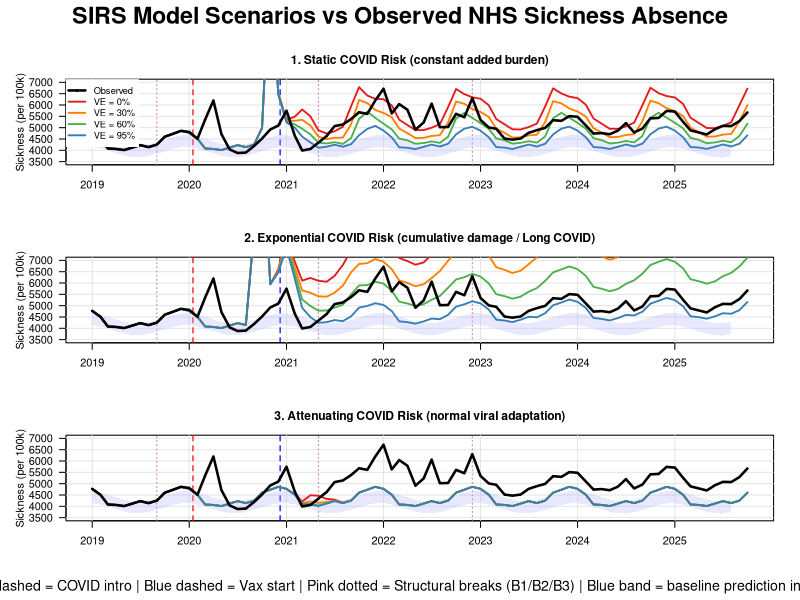
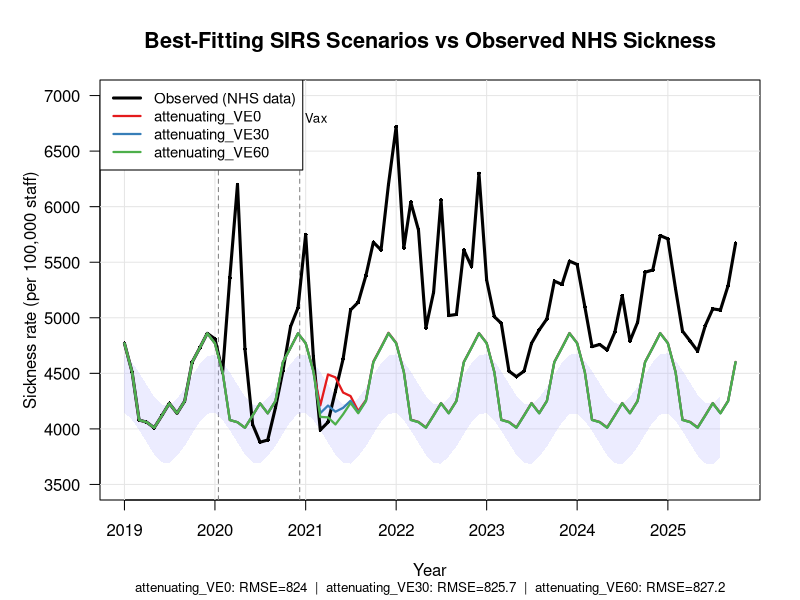
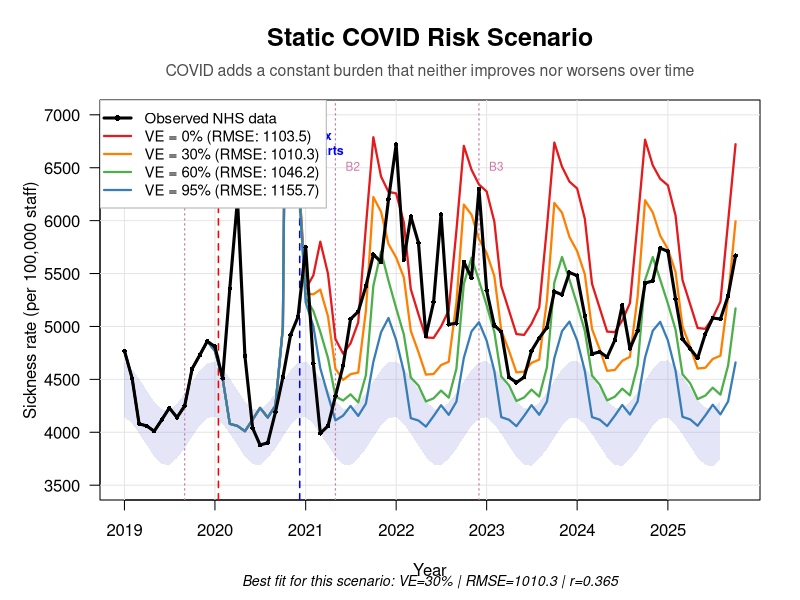
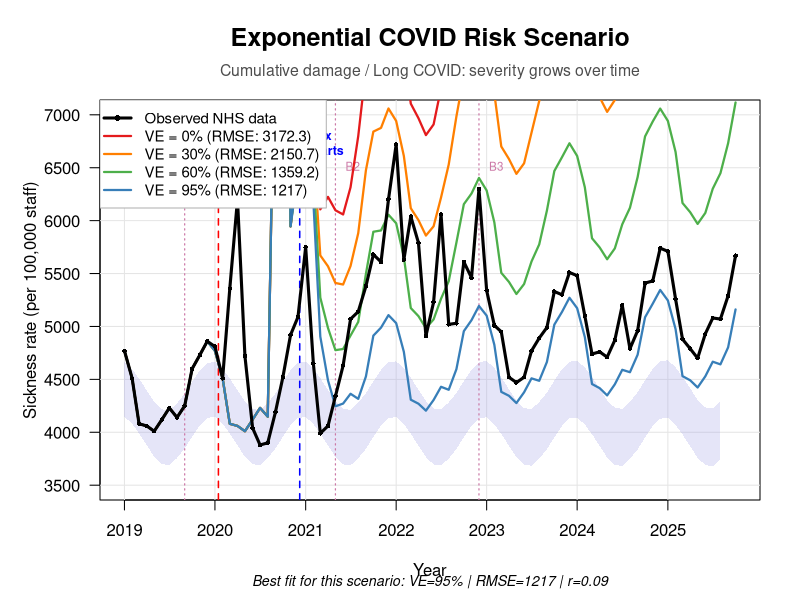
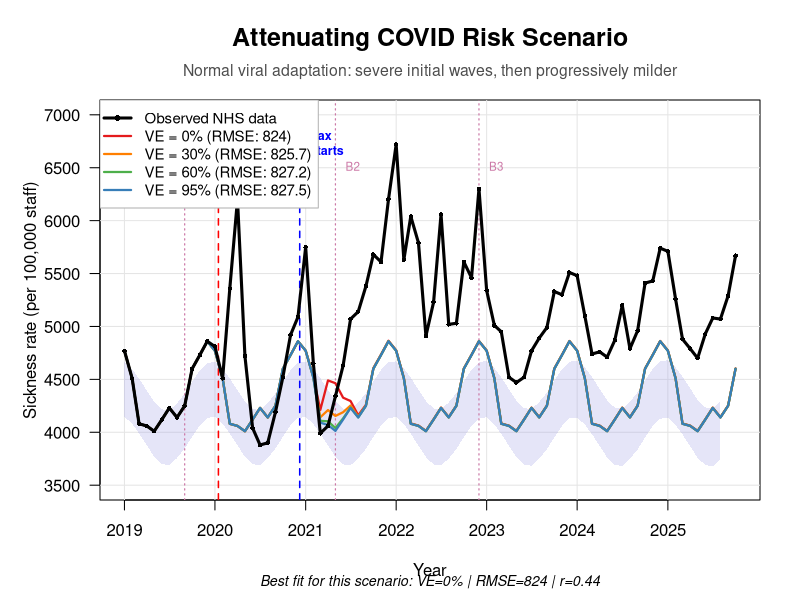

Write the R code that produced these figures, in order.
# =============================================================================
# SIRS Scenario Simulation for NHS Sickness Absence Analysis
# Uses ACTUAL NHS observed data
# =============================================================================
#
# Tests three COVID hypotheses:
#   1. "static"      - COVID adds a constant risk factor
#   2. "exponential" - COVID risk grows (Long COVID / cumulative damage)
#   3. "attenuating" - Normal viral evolution (severe first, then milder)
#
# Combined with four vaccine efficacy scenarios: 0%, 30%, 60%, 95%
#
# =============================================================================

# =============================================================================
# SECTION 1: Load Actual Observed Data
# =============================================================================

cat("Loading observed NHS sickness data...\n")

# Read the actual sickness data
obs_raw <- read.csv("data/sickness_roll6_prediction_band_2020_2026.csv", 
                    stringsAsFactors = FALSE)

observed <- data.frame(
  month = as.Date(paste0(obs_raw$month, "-01")),
  sickness_obs = as.numeric(obs_raw$sickness_rate_100k),
  sickness_roll6 = as.numeric(obs_raw$sickness_roll6_100k),
  pred_low = as.numeric(obs_raw$sickness_pred_low_100k),
  pred_high = as.numeric(obs_raw$sickness_pred_high_100k)
)
observed <- observed[!is.na(observed$month), ]

cat("  Loaded", nrow(observed), "months of observed data\n")
cat("  Range:", format(min(observed$month)), "to", format(max(observed$month)), "\n")
cat("  Sickness range:", round(min(observed$sickness_obs, na.rm=TRUE)), "-", 
    round(max(observed$sickness_obs, na.rm=TRUE)), "per 100k\n\n")

# Also load the merged data with positivity/doses for reference
merged_raw <- read.csv("data/nhs_sickness_orgtype_vax_pos_merged_monthly_2019_2024.csv",
                       stringsAsFactors = FALSE)
merged <- data.frame(
  month = as.Date(paste0(merged_raw$month_yyyy_mm, "-01")),
  total_rate = as.numeric(merged_raw$total_rate_100k),
  doses = as.numeric(merged_raw$total_doses),
  positivity = as.numeric(merged_raw$pos_monthly)
)
merged$doses[is.na(merged$doses)] <- 0

# =============================================================================
# SECTION 2: Calibration from observed baseline
# =============================================================================

# Key dates
COVID_INTRO <- as.Date("2020-01-15")
VAX_START <- as.Date("2020-12-08")
B1_DATE <- as.Date("2019-09-01")
B2_DATE <- as.Date("2021-05-01")
B3_DATE <- as.Date("2022-12-01")

# Calculate baseline parameters from 2019 data (before COVID disruption)
baseline_data <- observed[observed$month < as.Date("2020-01-01"), ]
BASELINE_MEAN <- mean(baseline_data$sickness_obs, na.rm = TRUE)

# Monthly seasonal effects from 2019 data
month_avgs <- aggregate(sickness_obs ~ format(month, "%m"), data = baseline_data, FUN = mean)
names(month_avgs) <- c("month_num", "avg")
month_avgs$month_num <- as.integer(month_avgs$month_num)
month_avgs <- month_avgs[order(month_avgs$month_num), ]

# Center around mean to get seasonal deviations
MONTH_EFFECTS <- month_avgs$avg - BASELINE_MEAN
names(MONTH_EFFECTS) <- month_avgs$month_num

cat("Baseline parameters (from 2019 data):\n")
cat("  Mean:", round(BASELINE_MEAN), "per 100k\n")
cat("  Seasonal amplitude:", round((max(MONTH_EFFECTS) - min(MONTH_EFFECTS))/2), "per 100k\n\n")

# =============================================================================
# SECTION 3: SIRS Model (Euler integration)
# =============================================================================

run_sirs <- function(
    start_date = as.Date("2019-01-01"),
    end_date = as.Date("2025-10-01"),
    covid_scenario = "attenuating",
    vax_eff_infection = 0.60,
    vax_eff_sickness = 0.70,
    vax_final = 0.92,
    # Epi parameters
    beta_base = 0.35,
    infectious_period = 8,
    immunity_duration = 120,
    # Scenario parameters
    growth_rate = 0.4,   # exponential: annual growth
    decay_rate = 0.6,    # attenuating: annual decay
    # Sickness scaling
    severity_acute = 35000,     # acute sickness per I
    severity_persistent = 800,  # persistent elevation per cumulative exposure
    seasonal_beta = 0.25        # seasonal variation in transmission
) {
  
  gamma <- 1 / infectious_period
  omega <- 1 / immunity_duration
  
  # Time setup
  days <- seq(start_date, end_date, by = "day")
  n_days <- length(days)
  
  t_covid <- as.numeric(COVID_INTRO - start_date)
  t_vax <- as.numeric(VAX_START - start_date)
  
  # State vectors
  S <- I <- R <- numeric(n_days)
  S[1] <- 0.999; I[1] <- 0.001; R[1] <- 0
  
  # Cumulative infection for persistent effects
  cumulative_I <- numeric(n_days)
  cumulative_I[1] <- I[1]
  
  # Euler integration
  for (t in 2:n_days) {
    day <- t - 1
    doy <- as.integer(format(days[t], "%j"))
    
    # Seasonal forcing
    seasonal <- 1 + seasonal_beta * cos(2 * pi * (doy - 15) / 365)
    
    # Beta based on scenario
    if (day < t_covid) {
      beta <- 0
    } else {
      days_since <- day - t_covid
      
      beta <- switch(covid_scenario,
        "static" = beta_base * seasonal,
        "exponential" = beta_base * seasonal * (1 + growth_rate * days_since / 365),
        "attenuating" = beta_base * seasonal * exp(-decay_rate * days_since / 365),
        beta_base * seasonal
      )
    }
    
    # Vaccination effect on transmission
    if (day >= t_vax) {
      days_vax <- day - t_vax
      vax_cov <- vax_final * plogis((days_vax - 90) / 30)
      # Vaccine reduces susceptibility
      beta <- beta * (1 - vax_cov * vax_eff_infection * 0.4)
    }
    
    # SIRS equations
    new_inf <- beta * S[t-1] * I[t-1]
    recovery <- gamma * I[t-1]
    waning <- omega * R[t-1]
    
    S[t] <- S[t-1] - new_inf + waning
    I[t] <- I[t-1] + new_inf - recovery
    R[t] <- R[t-1] + recovery - waning
    
    # Clamp and normalize
    S[t] <- max(0, min(1, S[t]))
    I[t] <- max(0, min(1, I[t]))
    R[t] <- max(0, min(1, R[t]))
    total <- S[t] + I[t] + R[t]
    if (total > 0) { S[t] <- S[t]/total; I[t] <- I[t]/total; R[t] <- R[t]/total }
    
    # Cumulative exposure
    cumulative_I[t] <- cumulative_I[t-1] + I[t]
  }
  
  # Build output dataframe
  out <- data.frame(
    date = days,
    month = as.Date(format(days, "%Y-%m-01")),
    S = S, I = I, R = R,
    cumulative_I = cumulative_I
  )
  
  # Add sickness calculation
  out$month_num <- as.integer(format(out$date, "%m"))
  out$baseline <- BASELINE_MEAN + MONTH_EFFECTS[out$month_num]
  
  # Vaccination coverage
  out$days_vax <- as.numeric(out$date - VAX_START)
  out$vax_cov <- ifelse(out$date < VAX_START, 0, 
                        vax_final * plogis((out$days_vax - 90) / 30))
  
  # Severity multiplier by scenario
  out$days_covid <- as.numeric(out$date - COVID_INTRO)
  out$severity_mult <- ifelse(out$date < COVID_INTRO, 0,
    switch(covid_scenario,
      "static" = 1,
      "exponential" = 1 + growth_rate * pmax(0, out$days_covid) / 365,
      "attenuating" = exp(-decay_rate * pmax(0, out$days_covid) / 365),
      1
    )
  )
  
  # COVID sickness components
  # 1. Acute: from current infections
  out$acute_covid <- out$I * severity_acute * out$severity_mult
  
  # 2. Persistent: from cumulative exposure (Long COVID / damage accumulation)
  out$persistent_covid <- switch(covid_scenario,
    "static" = pmin(out$cumulative_I / 365, 3) * severity_persistent,
    "exponential" = pmin(out$cumulative_I / 365, 5) * severity_persistent * 1.5,
    "attenuating" = pmin(out$cumulative_I / 365, 2) * severity_persistent * 0.5,
    0
  )
  
  # Vaccine reduces symptomatic illness
  out$covid_sickness <- (out$acute_covid + out$persistent_covid) * (1 - out$vax_cov * vax_eff_sickness)
  
  # Total sickness
  out$sickness <- out$baseline + out$covid_sickness
  
  # Aggregate to monthly
  monthly <- aggregate(
    cbind(sickness, baseline, covid_sickness, I, vax_cov) ~ month,
    data = out, FUN = mean
  )
  names(monthly) <- c("month", "sickness_rate", "baseline", "covid_contrib", "I_mean", "vax_cov")
  monthly$scenario <- covid_scenario
  monthly$vax_eff <- vax_eff_infection
  
  monthly
}

# =============================================================================
# SECTION 4: Run All Scenarios
# =============================================================================

cat("Running SIRS simulations...\n")

scenarios <- c("static", "exponential", "attenuating")
vax_effs <- c(0, 0.30, 0.60, 0.95)

all_results <- list()
idx <- 1

for (scen in scenarios) {
  for (ve in vax_effs) {
    label <- paste0(scen, "_VE", ve * 100)
    cat("  ", label, "\n")
    
    res <- run_sirs(
      covid_scenario = scen,
      vax_eff_infection = ve,
      vax_eff_sickness = min(ve + 0.10, 1.0)
    )
    res$scenario_label <- label
    all_results[[idx]] <- res
    idx <- idx + 1
  }
}

all_sims <- do.call(rbind, all_results)
cat("  Total scenarios:", length(unique(all_sims$scenario_label)), "\n\n")

# =============================================================================
# SECTION 5: Compute Fit Metrics
# =============================================================================

cat("Computing fit metrics against observed data...\n")

# Merge with observed
combined <- merge(all_sims, observed[, c("month", "sickness_obs")], by = "month")
combined <- combined[!is.na(combined$sickness_rate) & !is.na(combined$sickness_obs), ]

# Metrics by scenario
scenarios_list <- unique(combined$scenario_label)
metrics <- data.frame(
  scenario = character(),
  n = integer(),
  rmse = numeric(),
  mae = numeric(),
  bias = numeric(),
  corr = numeric(),
  stringsAsFactors = FALSE
)

for (s in scenarios_list) {
  d <- combined[combined$scenario_label == s, ]
  if (nrow(d) < 5) next
  
  err <- d$sickness_rate - d$sickness_obs
  metrics <- rbind(metrics, data.frame(
    scenario = s,
    n = nrow(d),
    rmse = round(sqrt(mean(err^2)), 1),
    mae = round(mean(abs(err)), 1),
    bias = round(mean(err), 1),
    corr = round(cor(d$sickness_rate, d$sickness_obs), 3)
  ))
}

metrics <- metrics[order(metrics$rmse), ]

cat("\n")
cat(paste(rep("=", 60), collapse = ""), "\n")
cat("FIT METRICS (sorted by RMSE - lower is better)\n")
cat(paste(rep("=", 60), collapse = ""), "\n\n")
print(metrics, row.names = FALSE)

# Best fit
best <- metrics[1, ]
cat("\n*** BEST FIT:", best$scenario, "***\n")
cat("    RMSE:", best$rmse, "| MAE:", best$mae, "| Correlation:", best$corr, "\n\n")

# Interpretation
cat("INTERPRETATION:\n")
if (grepl("attenuating", best$scenario)) {
  cat("  -> Best fit is ATTENUATING scenario: COVID behaves like a normal virus\n")
  cat("     (severe initial waves, then progressively milder as it adapts)\n")
} else if (grepl("exponential", best$scenario)) {
  cat("  -> Best fit is EXPONENTIAL scenario: cumulative damage / Long COVID\n")
  cat("     (severity grows over time, consistent with persistent harm)\n")
} else {
  cat("  -> Best fit is STATIC scenario: constant added risk\n")
  cat("     (COVID adds a fixed burden that neither improves nor worsens)\n")
}

ve_match <- regmatches(best$scenario, regexpr("VE[0-9]+", best$scenario))
if (length(ve_match) > 0) {
  ve_val <- as.numeric(gsub("VE", "", ve_match))
  if (ve_val >= 60) {
    cat("  -> High vaccine efficacy (", ve_val, "%) provides best fit\n")
  } else if (ve_val >= 30) {
    cat("  -> Moderate vaccine efficacy (", ve_val, "%) provides best fit\n")
  } else {
    cat("  -> LOW/NO vaccine efficacy (", ve_val, "%) provides best fit!\n")
    cat("     This suggests vaccines may not have reduced sickness as expected.\n")
  }
}

# Save metrics
write.csv(metrics, "data/sirs_fit_metrics_v1.csv", row.names = FALSE)

# =============================================================================
# SECTION 6: Generate Plots
# =============================================================================

cat("\nGenerating plots...\n")

# Color scheme
ve_colors <- c("0" = "#E41A1C", "30" = "#FF7F00", "60" = "#4DAF4A", "95" = "#377EB8")

# Plot 1: All scenarios faceted
png("sirs_scenarios_vs_observed_v1.png", width = 1400, height = 1100, res = 100)
par(mfrow = c(3, 1), mar = c(4, 5, 3, 2), oma = c(2, 0, 3, 0))

xlim <- as.Date(c("2019-01-01", "2025-10-01"))
ylim <- c(3500, 7000)

for (scen in c("static", "exponential", "attenuating")) {
  
  title <- switch(scen,
    "static" = "1. Static COVID Risk (constant added burden)",
    "exponential" = "2. Exponential COVID Risk (cumulative damage / Long COVID)",
    "attenuating" = "3. Attenuating COVID Risk (normal viral adaptation)"
  )
  
  plot(NA, xlim = xlim, ylim = ylim, xlab = "", ylab = "Sickness (per 100k)",
       main = title, xaxt = "n", las = 1, cex.main = 1.1)
  
  # X axis
  years <- 2019:2025
  axis(1, at = as.Date(paste0(years, "-01-01")), labels = years)
  
  # Grid
  abline(h = seq(3500, 7000, 500), col = "grey90")
  abline(v = as.Date(paste0(years, "-01-01")), col = "grey90")
  
  # Events
  abline(v = COVID_INTRO, col = "red", lty = 2, lwd = 1.2)
  abline(v = VAX_START, col = "blue", lty = 2, lwd = 1.2)
  abline(v = B1_DATE, col = "#CC79A7", lty = 3)
  abline(v = B2_DATE, col = "#CC79A7", lty = 3)
  abline(v = B3_DATE, col = "#CC79A7", lty = 3)
  
  # Prediction band
  pred_data <- observed[!is.na(observed$pred_low), ]
  polygon(c(pred_data$month, rev(pred_data$month)),
          c(pred_data$pred_low, rev(pred_data$pred_high)),
          col = rgb(0.7, 0.7, 1, 0.3), border = NA)
  
  # Simulated lines
  for (ve in c(0, 30, 60, 95)) {
    label <- paste0(scen, "_VE", ve)
    d <- all_sims[all_sims$scenario_label == label, ]
    if (nrow(d) > 0) {
      lines(d$month, d$sickness_rate, col = ve_colors[as.character(ve)], lwd = 1.8)
    }
  }
  
  # Observed (black, prominent)
  lines(observed$month, observed$sickness_obs, col = "black", lwd = 2.5)
  points(observed$month, observed$sickness_obs, col = "black", pch = 16, cex = 0.4)
  
  # Legend on first panel only
  if (scen == "static") {
    legend("topleft", 
           legend = c("Observed", "VE = 0%", "VE = 30%", "VE = 60%", "VE = 95%"),
           col = c("black", ve_colors),
           lwd = c(2.5, 1.8, 1.8, 1.8, 1.8),
           pch = c(16, NA, NA, NA, NA),
           pt.cex = 0.6,
           cex = 0.85, bg = "white", box.lty = 0)
  }
}

mtext("SIRS Model Scenarios vs Observed NHS Sickness Absence", 
      outer = TRUE, cex = 1.4, font = 2, line = 1)
mtext("Red dashed = COVID intro | Blue dashed = Vax start | Pink dotted = Structural breaks (B1/B2/B3) | Blue band = baseline prediction interval", 
      outer = TRUE, side = 1, cex = 0.85, line = 0.5)

dev.off()
cat("  Saved: sirs_scenarios_vs_observed_v1.png\n")

# Plot 2: Best fits comparison
png("sirs_best_fits_v1.png", width = 1400, height = 700, res = 100)
par(mar = c(5, 5, 4, 2))

top3 <- metrics$scenario[1:min(3, nrow(metrics))]
colors3 <- c("#E41A1C", "#377EB8", "#4DAF4A")

plot(NA, xlim = xlim, ylim = ylim, xlab = "Year", ylab = "Sickness rate (per 100,000 staff)",
     main = "Best-Fitting SIRS Scenarios vs Observed NHS Sickness",
     xaxt = "n", las = 1, cex.main = 1.3)

axis(1, at = as.Date(paste0(years, "-01-01")), labels = years)
abline(h = seq(3500, 7000, 500), col = "grey90")
abline(v = as.Date(paste0(years, "-01-01")), col = "grey90")

# Events
abline(v = COVID_INTRO, col = "grey50", lty = 2)
abline(v = VAX_START, col = "grey50", lty = 2)
text(COVID_INTRO + 20, 6800, "COVID", cex = 0.8, adj = 0)
text(VAX_START + 20, 6800, "Vax", cex = 0.8, adj = 0)

# Prediction band
polygon(c(pred_data$month, rev(pred_data$month)),
        c(pred_data$pred_low, rev(pred_data$pred_high)),
        col = rgb(0.7, 0.7, 1, 0.25), border = NA)

# Observed
lines(observed$month, observed$sickness_obs, col = "black", lwd = 3)
points(observed$month, observed$sickness_obs, col = "black", pch = 16, cex = 0.5)

# Top 3 scenarios
for (i in seq_along(top3)) {
  d <- all_sims[all_sims$scenario_label == top3[i], ]
  lines(d$month, d$sickness_rate, col = colors3[i], lwd = 2.2)
}

legend("topleft",
       legend = c("Observed (NHS data)", top3),
       col = c("black", colors3[1:length(top3)]),
       lwd = c(3, rep(2.2, length(top3))),
       cex = 0.9, bg = "white")

# Add RMSE annotation
rmse_text <- paste(sapply(seq_along(top3), function(i) {
  m <- metrics[metrics$scenario == top3[i], ]
  paste0(top3[i], ": RMSE=", m$rmse)
}), collapse = "  |  ")
mtext(rmse_text, side = 1, line = 3.8, cex = 0.8)

dev.off()
cat("  Saved: sirs_best_fits_v1.png\n")

# Plot 3, 4, 5: Individual full-screen plots for each scenario
for (scen in c("static", "exponential", "attenuating")) {
  
  filename <- paste0("sirs_scenario_", scen, ".png")
  
  title_main <- switch(scen,
    "static" = "Static COVID Risk Scenario",
    "exponential" = "Exponential COVID Risk Scenario", 
    "attenuating" = "Attenuating COVID Risk Scenario"
  )
  
  subtitle <- switch(scen,
    "static" = "COVID adds a constant burden that neither improves nor worsens over time",
    "exponential" = "Cumulative damage / Long COVID: severity grows over time",
    "attenuating" = "Normal viral adaptation: severe initial waves, then progressively milder"
  )
  
  png(filename, width = 1600, height = 900, res = 120)
  par(mar = c(5, 5, 5, 2))
  
  plot(NA, xlim = xlim, ylim = ylim, 
       xlab = "Year", ylab = "Sickness rate (per 100,000 staff)",
       main = "", xaxt = "n", las = 1)
  
  # Title and subtitle
  mtext(title_main, side = 3, line = 2.5, cex = 1.5, font = 2)
  mtext(subtitle, side = 3, line = 1, cex = 0.95, col = "grey30")
  
  # X axis
  axis(1, at = as.Date(paste0(years, "-01-01")), labels = years)
  
  # Grid
  abline(h = seq(3500, 7000, 500), col = "grey90")
  abline(v = as.Date(paste0(years, "-01-01")), col = "grey90")
  
  # Prediction band (baseline expectation)
  polygon(c(pred_data$month, rev(pred_data$month)),
          c(pred_data$pred_low, rev(pred_data$pred_high)),
          col = rgb(0.6, 0.6, 0.9, 0.25), border = NA)
  
  # Event lines with labels
  abline(v = COVID_INTRO, col = "red", lty = 2, lwd = 1.5)
  abline(v = VAX_START, col = "blue", lty = 2, lwd = 1.5)
  abline(v = B1_DATE, col = "#CC79A7", lty = 3, lwd = 1.2)
  abline(v = B2_DATE, col = "#CC79A7", lty = 3, lwd = 1.2)
  abline(v = B3_DATE, col = "#CC79A7", lty = 3, lwd = 1.2)
  
  # Event labels at top
  text(COVID_INTRO, 6900, "COVID\narrives", cex = 0.75, col = "red", pos = 4, font = 2)
  text(VAX_START, 6700, "Vax\nstarts", cex = 0.75, col = "blue", pos = 4, font = 2)
  text(B1_DATE, 6500, "B1", cex = 0.7, col = "#CC79A7", pos = 4)
  text(B2_DATE, 6500, "B2", cex = 0.7, col = "#CC79A7", pos = 4)
  text(B3_DATE, 6500, "B3", cex = 0.7, col = "#CC79A7", pos = 4)
  
  # Simulated lines for this scenario (thicker, more visible)
  lwd_sim <- 2.2
  for (ve in c(0, 30, 60, 95)) {
    label <- paste0(scen, "_VE", ve)
    d <- all_sims[all_sims$scenario_label == label, ]
    if (nrow(d) > 0) {
      lines(d$month, d$sickness_rate, col = ve_colors[as.character(ve)], lwd = lwd_sim)
    }
  }
  
  # Observed data (black, prominent)
  lines(observed$month, observed$sickness_obs, col = "black", lwd = 3)
  points(observed$month, observed$sickness_obs, col = "black", pch = 16, cex = 0.6)
  
  # Legend with RMSE values
  legend_labels <- sapply(c(0, 30, 60, 95), function(ve) {
    label <- paste0(scen, "_VE", ve)
    m <- metrics[metrics$scenario == label, ]
    if (nrow(m) > 0) {
      paste0("VE = ", ve, "% (RMSE: ", m$rmse, ")")
    } else {
      paste0("VE = ", ve, "%")
    }
  })
  
  legend("topleft",
         legend = c("Observed NHS data", legend_labels),
         col = c("black", ve_colors),
         lwd = c(3, rep(lwd_sim, 4)),
         pch = c(16, NA, NA, NA, NA),
         pt.cex = 0.8,
         cex = 0.9, bg = "white", box.lty = 1, box.col = "grey70")
  
  # Add interpretation box
  best_ve <- metrics[grepl(scen, metrics$scenario), ][1, ]
  if (nrow(best_ve) > 0 || !is.na(best_ve$scenario)) {
    interp_text <- paste0("Best fit for this scenario: VE=", 
                          gsub(paste0(scen, "_VE"), "", best_ve$scenario), 
                          "% | RMSE=", best_ve$rmse,
                          " | r=", best_ve$corr)
    mtext(interp_text, side = 1, line = 3.5, cex = 0.85, font = 3)
  }
  
  dev.off()
  cat("  Saved:", filename, "\n")
}

# =============================================================================
# SECTION 7: Summary
# =============================================================================

cat("\n")
cat(paste(rep("=", 60), collapse = ""), "\n")
cat("SIMULATION COMPLETE\n")
cat(paste(rep("=", 60), collapse = ""), "\n")
cat("\nOutput files:\n")
cat("  - sirs_scenarios_vs_observed_v1.png (all scenarios)\n")
cat("  - sirs_best_fits_v1.png (top 3 best-fitting scenarios)\n")
cat("  - data/sirs_fit_metrics_v1.csv (fit statistics)\n")